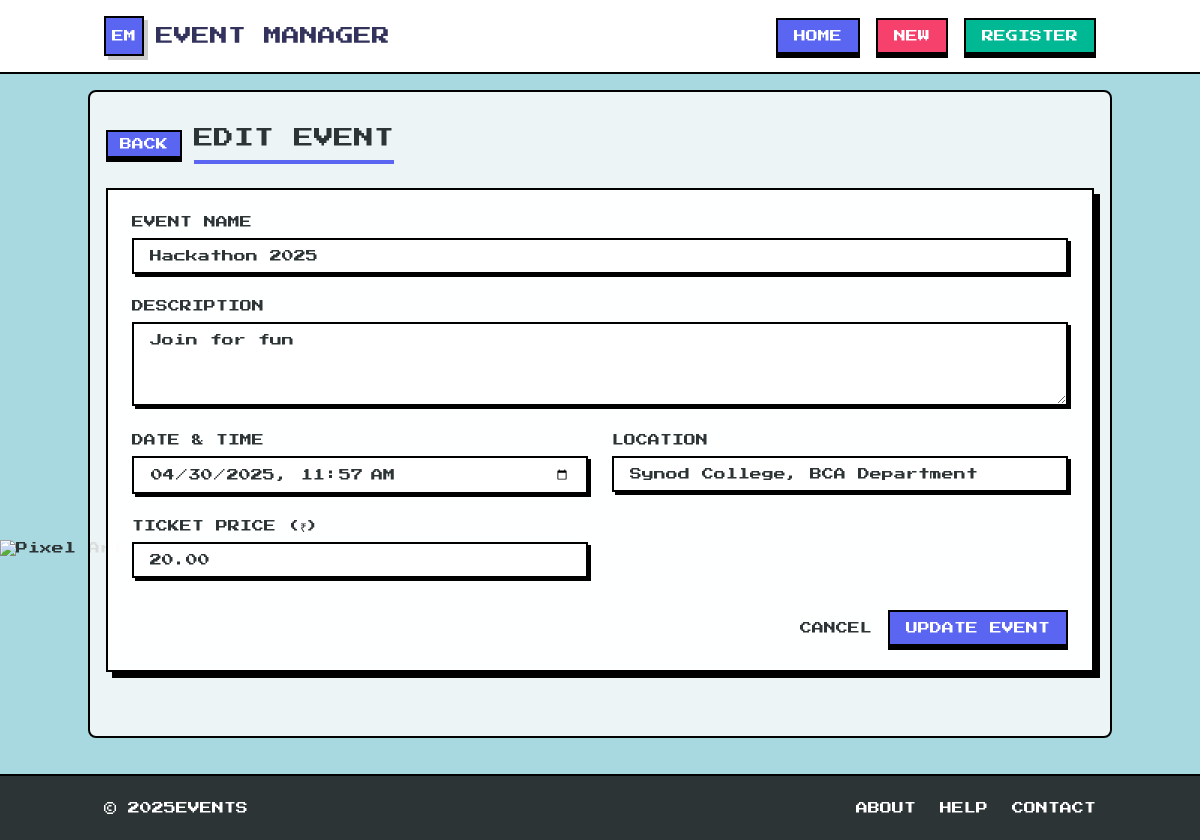
The app's page /edit_event.php?event_id=17 with its own data.
### tables this page shows
CREATE TABLE `events` (
  `event_id` int(11) NOT NULL,
  `event_name` varchar(255) NOT NULL,
  `event_description` text DEFAULT NULL,
  `event_date` datetime NOT NULL,
  `event_location` varchar(255) NOT NULL,
  `ticket_price` decimal(10,2) NOT NULL,
  `created_at` timestamp NOT NULL DEFAULT current_timestamp()
);

### edit_event.php (the view, shortened to what this page needs)
<?php
include 'includes/header.php';
include 'db.php';
$event_id = $_GET['event_id'];
$event = $conn->query("SELECT * FROM events WHERE event_id = $event_id")->fetch(PDO::FETCH_ASSOC);
?>
<div class="mb-6 flex items-center">
    <a href="index.php" class="mr-3 pixel-button bg-primary text-white px-3 py-1 border-2 border-black">
        BACK
    </a>
    <h2 class="text-xl text-dark border-b-4 border-primary pb-2">EDIT EVENT</h2>
</div>
<div class="pixel-card animate-pixel mb-8">
    <div class="p-6">
        <form method="POST">
            <div class="grid grid-cols-1 md:grid-cols-2 gap-6">
                <div class="col-span-2">
                    <label for="event_name" class="block mb-2">EVENT NAME</label>
                    <input type="text" id="event_name" name="event_name" value="<?= $event['event_name'] ?>" required
                           class="w-full px-4 py-2 pixel-input">
                </div>
                <div class="col-span-2">
                    <label for="event_description" class="block mb-2">DESCRIPTION</label>
                    <textarea id="event_description" name="event_description" rows="4" required
                              class="w-full px-4 py-2 pixel-input"><?= $event['event_description'] ?></textarea>
                </div>
                <div>
                    <label for="event_date" class="block mb-2">DATE & TIME</label>
                    <input type="datetime-local" id="event_date" name="event_date" value="<?= date('Y-m-d\TH:i', strtotime($event['event_date'])) ?>" required
                           class="w-full px-4 py-2 pixel-input">
                </div>
                <div>
                    <label for="event_location" class="block mb-2">LOCATION</label>
                    <input type="text" id="event_location" name="event_location" value="<?= $event['event_location'] ?>" required
                           class="w-full px-4 py-2 pixel-input">
                </div>
                <div>
                    <label for="ticket_price" class="block mb-2">TICKET PRICE (₹)</label>
                    <input type="number" id="ticket_price" name="ticket_price" step="0.01" value="<?= $event['ticket_price'] ?>" required
                           class="w-full px-4 py-2 pixel-input">
                </div>
            </div>
            <div class="mt-8 flex items-center justify-end">
                <a href="index.php" class="mr-4 text-dark hover:text-primary">CANCEL</a>
                <button type="submit" class="pixel-button bg-primary text-white px-4 py-2 border-2 border-black">
                    UPDATE EVENT
                </button>
            </div>
        </form>
    </div>
</div>
<?php include 'includes/footer.php'; ?>

### includes/header.php (style rules this page uses)
* { image-rendering: pixelated; }
body { background-color: #a8d8e0; position: relative; }
.pixel-button { position: relative; display: inline-block; box-shadow: 0 4px 0 0 #000; transition: all 0.1s ease; image-rendering: pixelated; }
.pixel-input { border: 2px solid #000; box-shadow: 3px 3px 0 0 #000; background-color: #fff; transition: all 0.1s ease; }
.pixel-card { border: 2px solid #000; box-shadow: 6px 6px 0 0 #000; background-color: rgba(255, 255, 255, 0.95); }
.animate-pixel { animation: pixelFadeIn 0.3s steps(5) forwards; }

### records on screen
events: event_name "Hackathon 2025", event_description "Join for fun", event_date "04/30/2025 11:57", event_location "Synod College, BCA Department", ticket_price "20.00"
